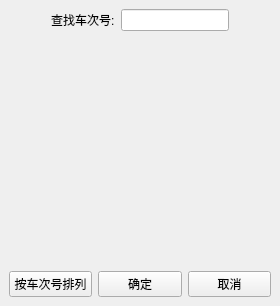
<?xml version="1.0" encoding="UTF-8"?>
<ui version="4.0">
 <class>SeekTrain</class>
 <widget class="QWidget" name="SeekTrain">
  <property name="geometry">
   <rect>
    <x>0</x>
    <y>0</y>
    <width>280</width>
    <height>306</height>
   </rect>
  </property>
  <property name="windowTitle">
   <string>查询特定列车</string>
  </property>
  <layout class="QVBoxLayout" name="verticalLayout">
   <property name="spacing">
    <number>0</number>
   </property>
   <property name="leftMargin">
    <number>0</number>
   </property>
   <property name="topMargin">
    <number>0</number>
   </property>
   <property name="rightMargin">
    <number>0</number>
   </property>
   <property name="bottomMargin">
    <number>0</number>
   </property>
   <item>
    <widget class="QWidget" name="widget" native="true">
     <layout class="QVBoxLayout" name="verticalLayout_2" stretch="1,10,1">
      <property name="leftMargin">
       <number>0</number>
      </property>
      <property name="topMargin">
       <number>0</number>
      </property>
      <property name="rightMargin">
       <number>0</number>
      </property>
      <property name="bottomMargin">
       <number>0</number>
      </property>
      <item>
       <widget class="QWidget" name="widget_2" native="true">
        <layout class="QHBoxLayout" name="horizontalLayout">
         <item>
          <spacer name="horizontalSpacer">
           <property name="orientation">
            <enum>Qt::Horizontal</enum>
           </property>
           <property name="sizeHint" stdset="0">
            <size>
             <width>18</width>
             <height>20</height>
            </size>
           </property>
          </spacer>
         </item>
         <item>
          <widget class="QLabel" name="label">
           <property name="text">
            <string>查找车次号:</string>
           </property>
          </widget>
         </item>
         <item>
          <widget class="QLineEdit" name="lineEdit"/>
         </item>
         <item>
          <spacer name="horizontalSpacer_2">
           <property name="orientation">
            <enum>Qt::Horizontal</enum>
           </property>
           <property name="sizeHint" stdset="0">
            <size>
             <width>18</width>
             <height>20</height>
            </size>
           </property>
          </spacer>
         </item>
        </layout>
       </widget>
      </item>
      <item>
       <widget class="QWidget" name="widget_3" native="true">
        <layout class="QHBoxLayout" name="horizontalLayout_3"/>
       </widget>
      </item>
      <item>
       <widget class="QWidget" name="widget_4" native="true">
        <layout class="QHBoxLayout" name="horizontalLayout_2">
         <item>
          <widget class="QPushButton" name="pushButton">
           <property name="text">
            <string>按车次号排列</string>
           </property>
          </widget>
         </item>
         <item>
          <widget class="QPushButton" name="pushButton_2">
           <property name="text">
            <string>确定</string>
           </property>
          </widget>
         </item>
         <item>
          <widget class="QPushButton" name="pushButton_3">
           <property name="text">
            <string>取消</string>
           </property>
          </widget>
         </item>
        </layout>
       </widget>
      </item>
     </layout>
    </widget>
   </item>
  </layout>
 </widget>
 <resources/>
 <connections/>
</ui>
